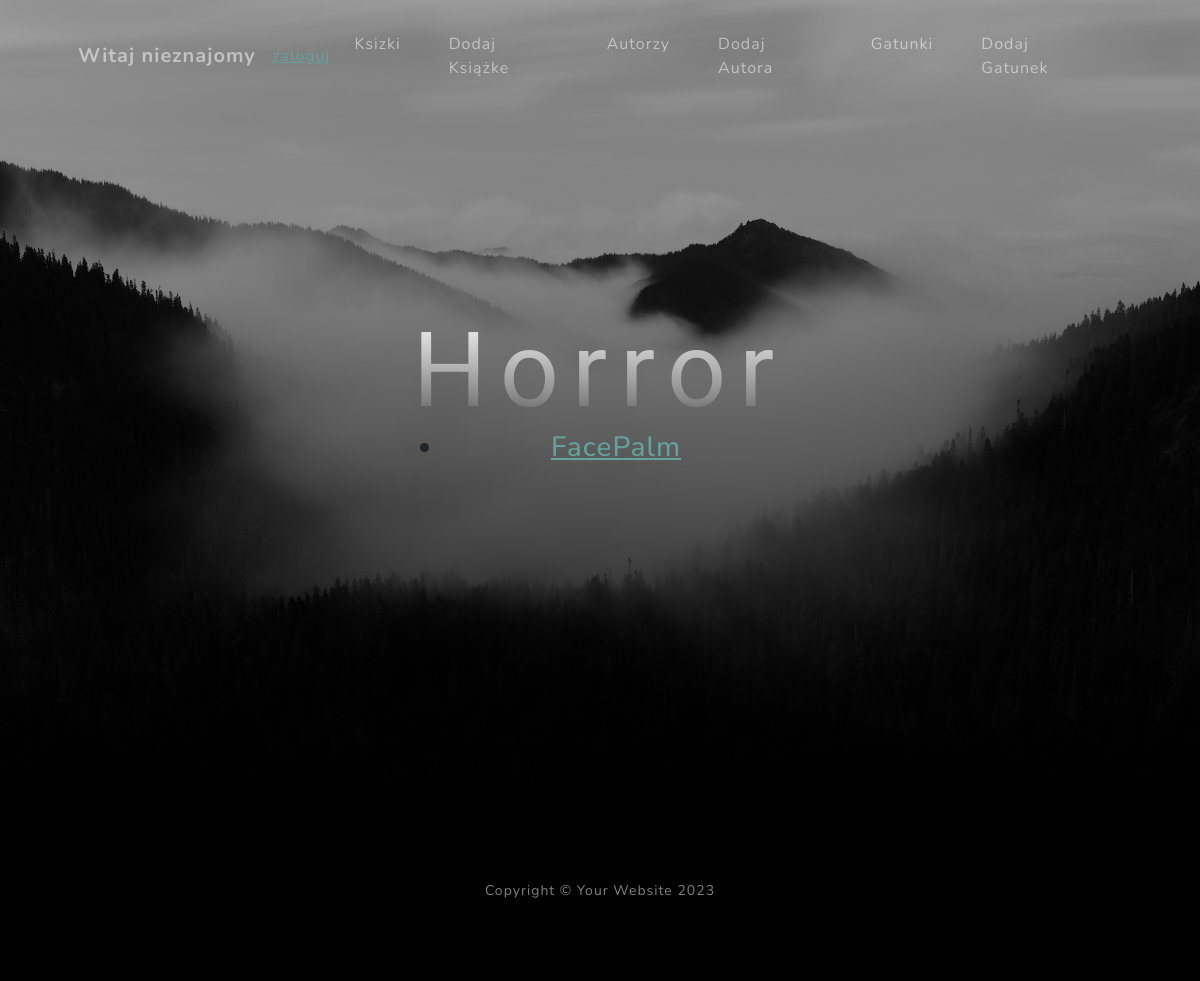
The app's page /detailGenre/1/, older data.
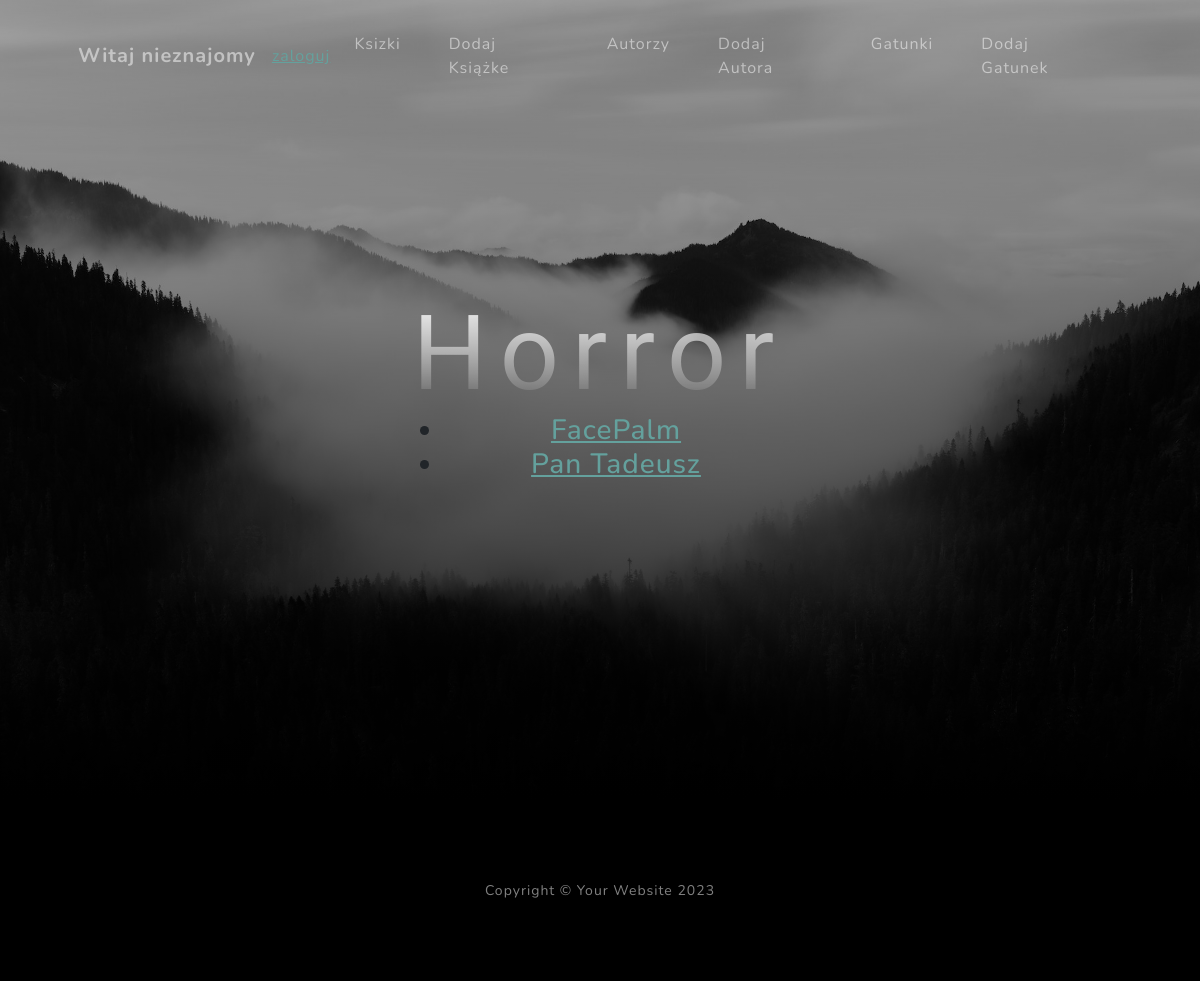
The same page, newer data.
### polka/models.py (models this page shows, shortened)
class Genre(models.Model):
    name = models.CharField(max_length=50)
    def __str__(self):
        return self.name

class Book(models.Model):
    title = models.CharField(max_length=50)
    authors = models.ForeignKey(Author, on_delete=models.CASCADE)
    genres = models.ManyToManyField(Genre)
    def get_absolute_url(self):
        return reverse('detail_book', args=(self.id,))
    def __str__(self):
        return self.title

### polka/views.py (the view)
# urls.py: path('detailGenre/<int:pk>/', views.DetailGenreView.as_view(), name='detail_genre'),
class DetailGenreView(View):
    def get(self, request, pk):
        genre = Genre.objects.get(pk=pk)
        return render(request, 'detail_genre_view.html', {'genre': genre})

### templates/detail_genre_view.html
{% extends 'index.html' %}
{% block zawartosc %}
    <h1>{{ genre }}</h1>
    <h3>
    {% include 'list.html' with object_list=genre.book_set.all %}
    </h3>
{% endblock %}

### templates/index.html (shortened to what this page needs)
{% load static %}
<!DOCTYPE html>
<html lang="en">
    <head>
        <link href="{% static 'css/styles.css' %}" rel="stylesheet" />
    </head>
    <body id="page-top">
        <nav class="navbar navbar-expand-lg navbar-light fixed-top" id="mainNav">
        {% include 'navbar.html' %}
        </nav>
        <header class="masthead">
            <div class="container px-4 px-lg-5 d-flex h-100 align-items-center justify-content-center">
                <div class="d-flex justify-content-center">
                    <div class="text-center">
                        {% block zawartosc %}{% endblock %}
                    </div>
                </div>
            </div>
        </header>
        <footer class="footer bg-black small text-center text-white-50"><div class="container px-4 px-lg-5">Copyright &copy; Your Website 2023</div></footer>
    </body>
</html>

### templates/navbar.html (shortened to what this page needs)
<div class="container px-4 px-lg-5">
    <a class="navbar-brand" href="#page-top">Witaj {% if user.is_authenticated %}
        <ul>
            <li>{{ user.username }} </li>
            <li><a href="{% url 'logout_view' %}">wyloguj</a></li>
        </ul>
    {% else %}
        nieznajomy
        <a href="{% url 'login_view' %}">zaloguj</a>
    {% endif %}</a>
    <div class="collapse navbar-collapse" id="navbarResponsive">
        <ul class="navbar-nav ms-auto">
            <li class="nav-item"><a class="nav-link" href="{% url 'list_book' %}">Ksizki</a></li>
            <li class="nav-item"><a class="nav-link" href="{% url 'add_book' %}">Dodaj Książke</a></li>
            <li class="nav-item"><a class="nav-link" href="{% url  'authors' %}">Autorzy</a></li>
            <li class="nav-item"><a class="nav-link" href="{% url  'add_author' %}">Dodaj Autora</a></li>
            <li class="nav-item"><a class="nav-link" href="{% url 'list_genre' %}">Gatunki</a></li>
            <li class="nav-item"><a class="nav-link" href="{% url 'add_genre' %}">Dodaj Gatunek</a></li>
        </ul>
    </div>
</div>

### templates/list.html
<ul>
    {% for obj in object_list %}
        <li><a href="{{ obj.get_absolute_url }}"> {{ obj }}</a></li>
    {% endfor %}
</ul>

Row changes from the older to the newer data that the page shows:
added Book: title "Pan Tadeusz"
